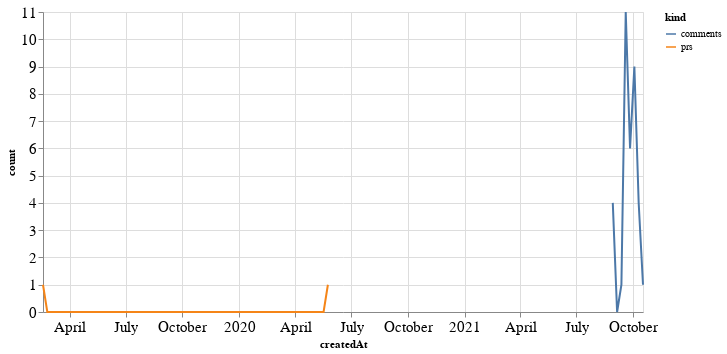

The code cell stored with this chart in its notebook:
### Code cell
alt.Chart(total_time, width=600).mark_line().encode(
    x='createdAt',
    y='count',
    color='kind'
)

### Figure 1 — Vega-Lite specification as saved in the notebook (floating-point values rounded to 4 significant figures; data arrays with more than 128 entries replaced by an {"elided": "..."} marker saying what was removed)
{"config": {"axisLeft": {"labelFontSize": 15}, "axisBottom": {"labelFontSize": 15}}, "data": {"name": "data-a7ebdb52195ab6b94cc12fbe7c61c90e"}, "mark": "line", "encoding": {"color": {"type": "nominal", "field": "kind"}, "x": {"type": "temporal", "field": "createdAt"}, "y": {"type": "quantitative", "field": "count"}}, "width": 600, "$schema": "https://vega.github.io/schema/vega-lite/v4.8.1.json", "datasets": {"data-a7ebdb52195ab6b94cc12fbe7c61c90e": {"elided": "150 records"}}}
